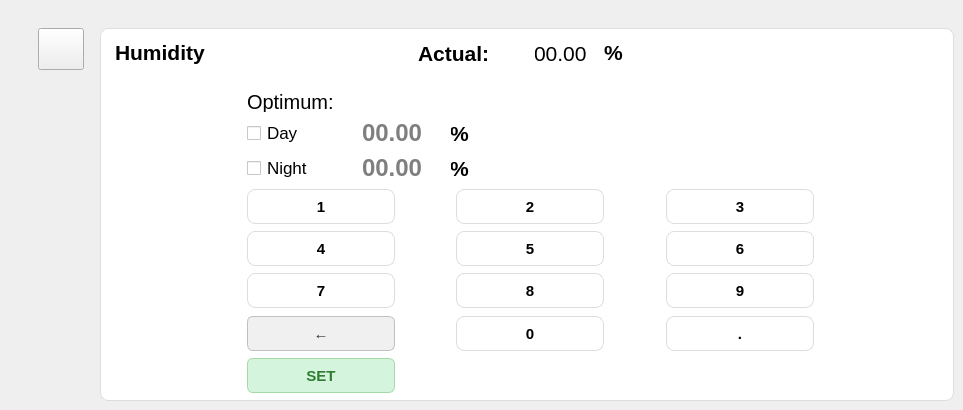
    <widget class="QWidget" name="humPage">
     <widget class="QPushButton" name="goDashboardFromHum">
      <property name="geometry">
       <rect>
        <x>38</x>
        <y>28</y>
        <width>46</width>
        <height>42</height>
       </rect>
      </property>
      <property name="font">
       <font>
        <pointsize>14</pointsize>
        <weight>75</weight>
        <bold>true</bold>
       </font>
      </property>
      <property name="text">
       <string/>
      </property>
      <property name="icon">
       <iconset>
        <normaloff>image-removebg-preview (2).png</normaloff>image-removebg-preview (2).png</iconset>
      </property>
      <property name="iconSize">
       <size>
        <width>31</width>
        <height>28</height>
       </size>
      </property>
     </widget>
     <widget class="QFrame" name="Humframe">
      <property name="geometry">
       <rect>
        <x>100</x>
        <y>28</y>
        <width>854</width>
        <height>373</height>
       </rect>
      </property>
      <property name="styleSheet">
       <string notr="true">background-color: #ffffff;   /* Putih bersih */
    border: 1px solid #dddddd;  /* Border abu muda agar tidak terlalu kontras */
    border-radius: 8px;         /* Sudut agak membulat */</string>
      </property>
      <property name="frameShape">
       <enum>QFrame::StyledPanel</enum>
      </property>
      <property name="frameShadow">
       <enum>QFrame::Raised</enum>
      </property>
      <widget class="QLabel" name="subHumIcon">
       <property name="geometry">
        <rect>
         <x>147</x>
         <y>7</y>
         <width>31</width>
         <height>35</height>
        </rect>
       </property>
       <property name="font">
        <font>
         <pointsize>11</pointsize>
        </font>
       </property>
       <property name="styleSheet">
        <string notr="true">border: none;
</string>
       </property>
       <property name="text">
        <string/>
       </property>
       <property name="pixmap">
        <pixmap>download-removebg-preview (1) (1).png</pixmap>
       </property>
       <property name="scaledContents">
        <bool>true</bool>
       </property>
       <property name="indent">
        <number>1</number>
       </property>
      </widget>
      <widget class="QPushButton" name="setHum">
       <property name="geometry">
        <rect>
         <x>147</x>
         <y>330</y>
         <width>148</width>
         <height>35</height>
        </rect>
       </property>
       <property name="sizePolicy">
        <sizepolicy hsizetype="Maximum" vsizetype="Fixed">
         <horstretch>0</horstretch>
         <verstretch>0</verstretch>
        </sizepolicy>
       </property>
       <property name="maximumSize">
        <size>
         <width>13015051</width>
         <height>11787270</height>
        </size>
       </property>
       <property name="baseSize">
        <size>
         <width>0</width>
         <height>0</height>
        </size>
       </property>
       <property name="font">
        <font>
         <pointsize>11</pointsize>
         <weight>75</weight>
         <bold>true</bold>
        </font>
       </property>
       <property name="styleSheet">
        <string notr="true">  background-color: #d4f4dd;      /* Hijau muda lembut */
    border: 1px solid #a3d9a5;      /* Border hijau natural */
    border-radius: 6px;             /* Sudut agak membulat */
    padding: 5px 12px;              /* Padding untuk kenyamanan klik */
    color: #2e7d32;                 /* Teks hijau gelap */
    font-weight: bold;</string>
       </property>
       <property name="text">
        <string>SET</string>
       </property>
       <property name="iconSize">
        <size>
         <width>12</width>
         <height>11</height>
        </size>
       </property>
      </widget>
      <widget class="QLabel" name="optHumTitle">
       <property name="geometry">
        <rect>
         <x>147</x>
         <y>63</y>
         <width>109</width>
         <height>21</height>
        </rect>
       </property>
       <property name="font">
        <font>
         <pointsize>15</pointsize>
        </font>
       </property>
       <property name="styleSheet">
        <string notr="true">border: none;
</string>
       </property>
       <property name="text">
        <string>Optimum:</string>
       </property>
      </widget>
      <widget class="QPushButton" name="buttonFiveHum">
       <property name="geometry">
        <rect>
         <x>356</x>
         <y>203</y>
         <width>148</width>
         <height>35</height>
        </rect>
       </property>
       <property name="sizePolicy">
        <sizepolicy hsizetype="Maximum" vsizetype="Fixed">
         <horstretch>0</horstretch>
         <verstretch>0</verstretch>
        </sizepolicy>
       </property>
       <property name="maximumSize">
        <size>
         <width>13015051</width>
         <height>11787270</height>
        </size>
       </property>
       <property name="baseSize">
        <size>
         <width>0</width>
         <height>0</height>
        </size>
       </property>
       <property name="font">
        <font>
         <pointsize>11</pointsize>
         <weight>75</weight>
         <bold>true</bold>
        </font>
       </property>
       <property name="text">
        <string>5</string>
       </property>
       <property name="iconSize">
        <size>
         <width>12</width>
         <height>11</height>
        </size>
       </property>
      </widget>
      <widget class="QPushButton" name="buttonZeroHum">
       <property name="geometry">
        <rect>
         <x>356</x>
         <y>288</y>
         <width>148</width>
         <height>35</height>
        </rect>
       </property>
       <property name="sizePolicy">
        <sizepolicy hsizetype="Maximum" vsizetype="Fixed">
         <horstretch>0</horstretch>
         <verstretch>0</verstretch>
        </sizepolicy>
       </property>
       <property name="maximumSize">
        <size>
         <width>13015051</width>
         <height>11787270</height>
        </size>
       </property>
       <property name="baseSize">
        <size>
         <width>0</width>
         <height>0</height>
        </size>
       </property>
       <property name="font">
        <font>
         <pointsize>11</pointsize>
         <weight>75</weight>
         <bold>true</bold>
        </font>
       </property>
       <property name="text">
        <string>0</string>
       </property>
       <property name="iconSize">
        <size>
         <width>12</width>
         <height>11</height>
        </size>
       </property>
      </widget>
      <widget class="QPushButton" name="buttonOneHum">
       <property name="geometry">
        <rect>
         <x>147</x>
         <y>161</y>
         <width>148</width>
         <height>35</height>
        </rect>
       </property>
       <property name="sizePolicy">
        <sizepolicy hsizetype="Maximum" vsizetype="Fixed">
         <horstretch>0</horstretch>
         <verstretch>0</verstretch>
        </sizepolicy>
       </property>
       <property name="maximumSize">
        <size>
         <width>13015051</width>
         <height>11787270</height>
        </size>
       </property>
       <property name="baseSize">
        <size>
         <width>0</width>
         <height>0</height>
        </size>
       </property>
       <property name="font">
        <font>
         <pointsize>11</pointsize>
         <weight>75</weight>
         <bold>true</bold>
        </font>
       </property>
       <property name="text">
        <string>1</string>
       </property>
       <property name="iconSize">
        <size>
         <width>12</width>
         <height>11</height>
        </size>
       </property>
      </widget>
      <widget class="QPushButton" name="buttonTwoHum">
       <property name="geometry">
        <rect>
         <x>356</x>
         <y>161</y>
         <width>148</width>
         <height>35</height>
        </rect>
       </property>
       <property name="sizePolicy">
        <sizepolicy hsizetype="Maximum" vsizetype="Fixed">
         <horstretch>0</horstretch>
         <verstretch>0</verstretch>
        </sizepolicy>
       </property>
       <property name="maximumSize">
        <size>
         <width>13015051</width>
         <height>11787270</height>
        </size>
       </property>
       <property name="baseSize">
        <size>
         <width>0</width>
         <height>0</height>
        </size>
       </property>
       <property name="font">
        <font>
         <pointsize>11</pointsize>
         <weight>75</weight>
         <bold>true</bold>
        </font>
       </property>
       <property name="text">
        <string>2</string>
       </property>
       <property name="iconSize">
        <size>
         <width>12</width>
         <height>11</height>
        </size>
       </property>
      </widget>
      <widget class="QCheckBox" name="humNightOnOff">
       <property name="geometry">
        <rect>
         <x>147</x>
         <y>126</y>
         <width>81</width>
         <height>28</height>
        </rect>
       </property>
       <property name="font">
        <font>
         <pointsize>13</pointsize>
        </font>
       </property>
       <property name="styleSheet">
        <string notr="true">border: none;
</string>
       </property>
       <property name="text">
        <string>Night</string>
       </property>
      </widget>
      <widget class="QLabel" name="subActualHumVal">
       <property name="geometry">
        <rect>
         <x>434</x>
         <y>8</y>
         <width>70</width>
         <height>35</height>
        </rect>
       </property>
       <property name="font">
        <font>
         <pointsize>16</pointsize>
         <weight>50</weight>
         <bold>false</bold>
        </font>
       </property>
       <property name="styleSheet">
        <string notr="true">border: none;
</string>
       </property>
       <property name="text">
        <string>00.00</string>
       </property>
      </widget>
      <widget class="QLabel" name="optHumUnit">
       <property name="geometry">
        <rect>
         <x>350</x>
         <y>91</y>
         <width>39</width>
         <height>28</height>
        </rect>
       </property>
       <property name="font">
        <font>
         <pointsize>16</pointsize>
         <weight>75</weight>
         <bold>true</bold>
        </font>
       </property>
       <property name="styleSheet">
        <string notr="true">border: none;
</string>
       </property>
       <property name="text">
        <string>%</string>
       </property>
      </widget>
      <widget class="QLabel" name="optHumUnit_2">
       <property name="geometry">
        <rect>
         <x>350</x>
         <y>126</y>
         <width>39</width>
         <height>28</height>
        </rect>
       </property>
       <property name="font">
        <font>
         <pointsize>16</pointsize>
         <weight>75</weight>
         <bold>true</bold>
        </font>
       </property>
       <property name="styleSheet">
        <string notr="true">border: none;
</string>
       </property>
       <property name="text">
        <string>%</string>
       </property>
      </widget>
      <widget class="QLineEdit" name="humSetPointNight">
       <property name="geometry">
        <rect>
         <x>260</x>
         <y>126</y>
         <width>91</width>
         <height>28</height>
        </rect>
       </property>
       <property name="font">
        <font>
         <pointsize>18</pointsize>
         <weight>75</weight>
         <bold>true</bold>
        </font>
       </property>
       <property name="styleSheet">
        <string notr="true">border: none;
</string>
       </property>
       <property name="text">
        <string/>
       </property>
       <property name="placeholderText">
        <string>00.00</string>
       </property>
      </widget>
      <widget class="QPushButton" name="buttonSevenHum">
       <property name="geometry">
        <rect>
         <x>147</x>
         <y>245</y>
         <width>148</width>
         <height>35</height>
        </rect>
       </property>
       <property name="sizePolicy">
        <sizepolicy hsizetype="Maximum" vsizetype="Fixed">
         <horstretch>0</horstretch>
         <verstretch>0</verstretch>
        </sizepolicy>
       </property>
       <property name="maximumSize">
        <size>
         <width>13015051</width>
         <height>11787270</height>
        </size>
       </property>
       <property name="baseSize">
        <size>
         <width>0</width>
         <height>0</height>
        </size>
       </property>
       <property name="font">
        <font>
         <pointsize>11</pointsize>
         <weight>75</weight>
         <bold>true</bold>
        </font>
       </property>
       <property name="text">
        <string>7</string>
       </property>
       <property name="iconSize">
        <size>
         <width>12</width>
         <height>11</height>
        </size>
       </property>
      </widget>
      <widget class="QLineEdit" name="humSetPointDay">
       <property name="geometry">
        <rect>
         <x>260</x>
         <y>91</y>
         <width>91</width>
         <height>28</height>
        </rect>
       </property>
       <property name="font">
        <font>
         <pointsize>18</pointsize>
         <weight>75</weight>
         <bold>true</bold>
        </font>
       </property>
       <property name="styleSheet">
        <string notr="true">border: none;
</string>
       </property>
       <property name="text">
        <string/>
       </property>
       <property name="placeholderText">
        <string>00.00</string>
       </property>
      </widget>
      <widget class="QPushButton" name="buttonCommaHum">
       <property name="geometry">
        <rect>
         <x>566</x>
         <y>288</y>
         <width>148</width>
         <height>35</height>
        </rect>
       </property>
       <property name="sizePolicy">
        <sizepolicy hsizetype="Maximum" vsizetype="Fixed">
         <horstretch>0</horstretch>
         <verstretch>0</verstretch>
        </sizepolicy>
       </property>
       <property name="maximumSize">
        <size>
         <width>13015051</width>
         <height>11787270</height>
        </size>
       </property>
       <property name="baseSize">
        <size>
         <width>0</width>
         <height>0</height>
        </size>
       </property>
       <property name="font">
        <font>
         <pointsize>11</pointsize>
         <weight>75</weight>
         <bold>true</bold>
        </font>
       </property>
       <property name="text">
        <string>.</string>
       </property>
       <property name="iconSize">
        <size>
         <width>12</width>
         <height>11</height>
        </size>
       </property>
      </widget>
      <widget class="QPushButton" name="buttonSixHum">
       <property name="geometry">
        <rect>
         <x>566</x>
         <y>203</y>
         <width>148</width>
         <height>35</height>
        </rect>
       </property>
       <property name="sizePolicy">
        <sizepolicy hsizetype="Maximum" vsizetype="Fixed">
         <horstretch>0</horstretch>
         <verstretch>0</verstretch>
        </sizepolicy>
       </property>
       <property name="maximumSize">
        <size>
         <width>13015051</width>
         <height>11787270</height>
        </size>
       </property>
       <property name="baseSize">
        <size>
         <width>0</width>
         <height>0</height>
        </size>
       </property>
       <property name="font">
        <font>
         <pointsize>11</pointsize>
         <weight>75</weight>
         <bold>true</bold>
        </font>
       </property>
       <property name="text">
        <string>6</string>
       </property>
       <property name="iconSize">
        <size>
         <width>12</width>
         <height>11</height>
        </size>
       </property>
      </widget>
      <widget class="QCheckBox" name="humDayOnOff">
       <property name="geometry">
        <rect>
         <x>147</x>
         <y>91</y>
         <width>62</width>
         <height>28</height>
        </rect>
       </property>
       <property name="font">
        <font>
         <pointsize>13</pointsize>
        </font>
       </property>
       <property name="styleSheet">
        <string notr="true">border: none;
</string>
       </property>
       <property name="text">
        <string>Day</string>
       </property>
      </widget>
      <widget class="QPushButton" name="buttonThreeHum">
       <property name="geometry">
        <rect>
         <x>566</x>
         <y>161</y>
         <width>148</width>
         <height>35</height>
        </rect>
       </property>
       <property name="sizePolicy">
        <sizepolicy hsizetype="Maximum" vsizetype="Fixed">
         <horstretch>0</horstretch>
         <verstretch>0</verstretch>
        </sizepolicy>
       </property>
       <property name="maximumSize">
        <size>
         <width>13015051</width>
         <height>11787270</height>
        </size>
       </property>
       <property name="baseSize">
        <size>
         <width>0</width>
         <height>0</height>
        </size>
       </property>
       <property name="font">
        <font>
         <pointsize>11</pointsize>
         <weight>75</weight>
         <bold>true</bold>
        </font>
       </property>
       <property name="text">
        <string>3</string>
       </property>
       <property name="iconSize">
        <size>
         <width>12</width>
         <height>11</height>
        </size>
       </property>
      </widget>
      <widget class="QPushButton" name="buttonEightHum">
       <property name="geometry">
        <rect>
         <x>356</x>
         <y>245</y>
         <width>148</width>
         <height>35</height>
        </rect>
       </property>
       <property name="sizePolicy">
        <sizepolicy hsizetype="Maximum" vsizetype="Fixed">
         <horstretch>0</horstretch>
         <verstretch>0</verstretch>
        </sizepolicy>
       </property>
       <property name="maximumSize">
        <size>
         <width>13015051</width>
         <height>11787270</height>
        </size>
       </property>
       <property name="baseSize">
        <size>
         <width>0</width>
         <height>0</height>
        </size>
       </property>
       <property name="font">
        <font>
         <pointsize>11</pointsize>
         <weight>75</weight>
         <bold>true</bold>
        </font>
       </property>
       <property name="text">
        <string>8</string>
       </property>
       <property name="iconSize">
        <size>
         <width>12</width>
         <height>11</height>
        </size>
       </property>
      </widget>
      <widget class="QPushButton" name="buttonDelHum">
       <property name="geometry">
        <rect>
         <x>147</x>
         <y>288</y>
         <width>148</width>
         <height>35</height>
        </rect>
       </property>
       <property name="sizePolicy">
        <sizepolicy hsizetype="Maximum" vsizetype="Fixed">
         <horstretch>0</horstretch>
         <verstretch>0</verstretch>
        </sizepolicy>
       </property>
       <property name="maximumSize">
        <size>
         <width>13015051</width>
         <height>11787270</height>
        </size>
       </property>
       <property name="baseSize">
        <size>
         <width>0</width>
         <height>0</height>
        </size>
       </property>
       <property name="font">
        <font>
         <pointsize>11</pointsize>
         <weight>75</weight>
         <bold>true</bold>
        </font>
       </property>
       <property name="styleSheet">
        <string notr="true">  background-color: #f0f0f0;       /* Abu-abu muda */
    border: 1px solid #c0c0c0;       /* Border abu yang sedikit lebih gelap */
    border-radius: 6px;
    padding: 5px 12px;
    color: #333333;                  /* Teks abu gelap */
    font-weight: bold;</string>
       </property>
       <property name="text">
        <string>←</string>
       </property>
       <property name="iconSize">
        <size>
         <width>12</width>
         <height>11</height>
        </size>
       </property>
      </widget>
      <widget class="QPushButton" name="buttonFourHum">
       <property name="geometry">
        <rect>
         <x>147</x>
         <y>203</y>
         <width>148</width>
         <height>35</height>
        </rect>
       </property>
       <property name="sizePolicy">
        <sizepolicy hsizetype="Maximum" vsizetype="Fixed">
         <horstretch>0</horstretch>
         <verstretch>0</verstretch>
        </sizepolicy>
       </property>
       <property name="maximumSize">
        <size>
         <width>13015051</width>
         <height>11787270</height>
        </size>
       </property>
       <property name="baseSize">
        <size>
         <width>0</width>
         <height>0</height>
        </size>
       </property>
       <property name="font">
        <font>
         <pointsize>11</pointsize>
         <weight>75</weight>
         <bold>true</bold>
        </font>
       </property>
       <property name="text">
        <string>4</string>
       </property>
       <property name="iconSize">
        <size>
         <width>12</width>
         <height>11</height>
        </size>
       </property>
      </widget>
      <widget class="QLabel" name="subActualHumUnit">
       <property name="geometry">
        <rect>
         <x>504</x>
         <y>14</y>
         <width>39</width>
         <height>21</height>
        </rect>
       </property>
       <property name="font">
        <font>
         <pointsize>16</pointsize>
         <weight>75</weight>
         <bold>true</bold>
        </font>
       </property>
       <property name="styleSheet">
        <string notr="true">border: none;
</string>
       </property>
       <property name="text">
        <string>%</string>
       </property>
      </widget>
      <widget class="QLabel" name="subHumTitle">
       <property name="geometry">
        <rect>
         <x>15</x>
         <y>7</y>
         <width>124</width>
         <height>35</height>
        </rect>
       </property>
       <property name="font">
        <font>
         <pointsize>16</pointsize>
         <weight>75</weight>
         <bold>true</bold>
        </font>
       </property>
       <property name="styleSheet">
        <string notr="true">border: none;
</string>
       </property>
       <property name="text">
        <string>Humidity</string>
       </property>
      </widget>
      <widget class="QPushButton" name="buttonNineHum">
       <property name="geometry">
        <rect>
         <x>566</x>
         <y>245</y>
         <width>148</width>
         <height>35</height>
        </rect>
       </property>
       <property name="sizePolicy">
        <sizepolicy hsizetype="Maximum" vsizetype="Fixed">
         <horstretch>0</horstretch>
         <verstretch>0</verstretch>
        </sizepolicy>
       </property>
       <property name="maximumSize">
        <size>
         <width>13015051</width>
         <height>11787270</height>
        </size>
       </property>
       <property name="baseSize">
        <size>
         <width>0</width>
         <height>0</height>
        </size>
       </property>
       <property name="font">
        <font>
         <pointsize>11</pointsize>
         <weight>75</weight>
         <bold>true</bold>
        </font>
       </property>
       <property name="text">
        <string>9</string>
       </property>
       <property name="iconSize">
        <size>
         <width>12</width>
         <height>11</height>
        </size>
       </property>
      </widget>
      <widget class="QLabel" name="subHumTitle_2">
       <property name="geometry">
        <rect>
         <x>318</x>
         <y>8</y>
         <width>117</width>
         <height>35</height>
        </rect>
       </property>
       <property name="font">
        <font>
         <pointsize>16</pointsize>
         <weight>75</weight>
         <bold>true</bold>
        </font>
       </property>
       <property name="styleSheet">
        <string notr="true">border: none;
</string>
       </property>
       <property name="text">
        <string>Actual:</string>
       </property>
      </widget>
     </widget>
     <zorder>Humframe</zorder>
     <zorder>goDashboardFromHum</zorder>
    </widget>
